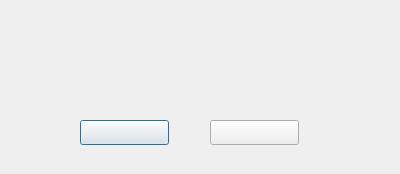
<?xml version="1.0" encoding="UTF-8"?>
<ui version="4.0">
 <class>showResult</class>
 <widget class="QDialog" name="showResult">
  <property name="geometry">
   <rect>
    <x>0</x>
    <y>0</y>
    <width>400</width>
    <height>174</height>
   </rect>
  </property>
  <property name="windowTitle">
   <string>Dialog</string>
  </property>
  <widget class="QLabel" name="resultMsg">
   <property name="geometry">
    <rect>
     <x>60</x>
     <y>40</y>
     <width>271</width>
     <height>41</height>
    </rect>
   </property>
   <property name="text">
    <string/>
   </property>
   <property name="alignment">
    <set>Qt::AlignCenter</set>
   </property>
  </widget>
  <widget class="QPushButton" name="okButton">
   <property name="geometry">
    <rect>
     <x>80</x>
     <y>120</y>
     <width>89</width>
     <height>25</height>
    </rect>
   </property>
   <property name="text">
    <string/>
   </property>
  </widget>
  <widget class="QPushButton" name="cancelButton">
   <property name="geometry">
    <rect>
     <x>210</x>
     <y>120</y>
     <width>89</width>
     <height>25</height>
    </rect>
   </property>
   <property name="text">
    <string/>
   </property>
  </widget>
 </widget>
 <resources/>
 <connections/>
</ui>
